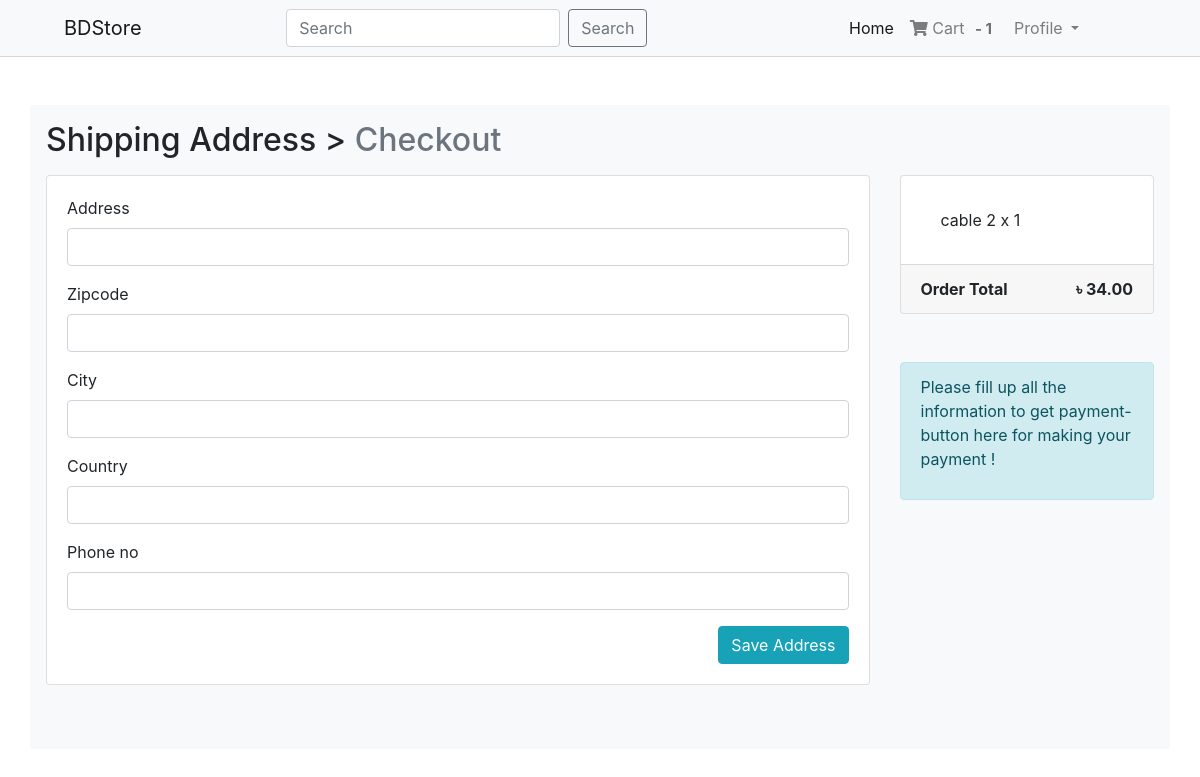
The page /payment/checkout/ (signed in) on the database its author committed.
### Login/models.py (models this page shows, shortened)
class User(AbstractBaseUser,PermissionsMixin):
    email = models.EmailField(unique=True,null=False)
    is_staff = models.BooleanField(
        ugettext_lazy('staff status'),
        default=False,
        help_text=ugettext_lazy('Designates whether the user can log in this site'),
    )
    is_active= models.BooleanField(
        ugettext_lazy('active'),
        default=True,
        help_text=ugettext_lazy("Designates whether this user should be treated as active . Unselect this instead of deleting account ")
    )
    USERNAME_FIELD = 'email'
    objects = MyUserManager()

### Order/models.py (models this page shows, shortened)
class Order(models.Model):
    orders_item = models.ManyToManyField(Cart)
    user = models.ForeignKey(settings.AUTH_USER_MODEL,on_delete=models.CASCADE)
    ordered = models.BooleanField(default=False)
    created = models.DateTimeField(auto_now_add=True)
    paymentId = models.CharField(max_length=264,blank=True,null=True)
    orderId = models.CharField(max_length=264,blank=True,null=True)
    def get_total_items(self):  #User define
        total = 0
        for order_item in self.orders_item.all():
            total += float(order_item.get_total())
        return total

class Cart(models.Model):
    user = models.ForeignKey(settings.AUTH_USER_MODEL,on_delete=models.CASCADE,related_name='cart')
    item = models.ForeignKey(Product,on_delete=models.CASCADE,related_name='product')
    quantity = models.IntegerField(default=1)
    purchased = models.BooleanField(default=False)
    created = models.DateTimeField(auto_now_add=True)
    updated = models.DateTimeField(auto_now=True)
    def get_total(self):    # User define
        total = self.item.price * self.quantity
        float_total = format(total,'0.2f')
        return float_total

### Payment/models.py (models this page shows, shortened)
class BillingAddress(models.Model):
    user = models.ForeignKey(settings.AUTH_USER_MODEL,on_delete=models.CASCADE)
    address = models.CharField(max_length=264, blank=True)
    zipcode = models.CharField(max_length=8, blank=True)
    city = models.CharField(max_length=30, blank=True)
    country = models.CharField(max_length=20, blank=True)
    phone_no = models.CharField(max_length=20,blank=True)
    def is_fully_filled(self):
        fields_name = [f.name for f in self._meta.get_fields()]
        for field in fields_name:
            value = getattr(self,field)
            if value is None or value == "":
                return False
        return True
    class Meta:
        verbose_name_plural = 'Billing Addresses'

### Shop/models.py (models this page shows, shortened)
class Product(models.Model):
    category = models.ForeignKey(Category,on_delete=models.CASCADE,related_name='category')
    main_image = models.ImageField(upload_to='media/Products')
    name = models.CharField(max_length=86)
    preview_text = models.TextField(max_length=128,verbose_name='Preview Text')
    detail_text = models.TextField(max_length=1024,verbose_name="Description")
    price = models.FloatField()
    old_price = models.FloatField(default=0.00)
    created = models.DateTimeField(auto_now_add=True)
    class Meta:
        ordering = ['-created']

### Payment/views.py (the view)
# urls.py: path('checkout/',views.checkout,name="checkout"),
@login_required
def checkout(request):
    saved_address = BillingAddress.objects.get_or_create(user=request.user)[0] # get_or_create querySet return a tuple.
    form = BillingForm(instance=saved_address)
    if request.method == "POST":
        form = BillingForm(request.POST,instance=saved_address)
        if form.is_valid():
            form.save()
            form = BillingForm(instance=saved_address)
            messages.info(request,"Shipping address saved !")
    order_qs = Order.objects.filter(user = request.user)[0]
    order_items = order_qs.orders_item.all()
    order_total = order_qs.get_total_items()
    return render(request,"Payment/checkout.html",{'form':form,'order_items':order_items,
                                                   'order_total':order_total,'saved_address':saved_address})

### Payment/forms.py
class BillingForm(forms.ModelForm):
    class Meta:
        model = BillingAddress
        exclude = ['user',]

### Order/templatetags/cart_counter.py (called while the page is built)
@register.filter
def cart_count(user):
    order = Order.objects.filter(user = user,ordered=False)
    if order.exists():
        return order[0].orders_item.count()
    else:
        return 0

### templates/Payment/checkout.html (shortened to what this page needs)
{% extends 'Base.html' %}
{% load crispy_forms_tags %}
{% block body_block %}
<div class="shadow-none p-3 mb-5 bg-light rounded mt-5 container">
    <h2 class="mb-3">
        Shipping Address > <span class="text-muted">Checkout</span>
      </h2>
      <div class="row">
        <div class="col-md-9">
          <div class="card mb-5" style="height: auto">
            <div class="card-body">
              <form method="POST">
                {{form|crispy}}
                <button type="submit" class="btn btn-info float-right">Save Address</button>
              </form>
            </div>
          </div>
        </div>
            <div class="col-md-3">
          <div class="card" style="height:auto">
            <div class="card-body">
              <ul class="list-group list-group-flush">
                {% for order_item in order_items %}
                  <li class="list-group-item">{{ order_item.item.name}} x {{order_item.quantity}}</li>
                {% endfor %}
              </ul>
            </div>
            <div class="card-footer">
              <span class="float-left"><b>Order Total</b></span>
              <span class="float-right"><b>&#2547; {{order_total|floatformat:2}}</b></span>
            </div>
          </div>
          <br>
          <br>
          {% if saved_address.is_fully_filled %}
          <center><a href="{% url 'Payment:payment' %}" class="btn btn-warning" style="width: 100%;">Make Payment</a></center>
          {% else %}
          <div class="alert alert-info">
            <p>Please fill up all the information to get payment-button here for making your payment !</p>
          </div>
          {% endif %}
        </div>
      </div>
</div>
{% endblock body_block %}

### templates/navbar.html (shortened to what this page needs)
{% load cart_counter %}
<div class="sticky-top" style="border-bottom: 1px solid rgba(212, 214, 211, 0.959);">
  <nav class="navbar navbar-expand-lg navbar-light bg-light">
    <a class="navbar-brand mx-5" href="/">BDStore</a>
    <div class="collapse navbar-collapse" id="navbarSupportedContent">
      <form class="form-inline my-2 my-lg-0 m-auto">
        <input class="form-control mr-sm-2" type="search" placeholder="Search" aria-label="Search">
        <button class="btn btn-outline-secondary my-2 my-sm-0" type="submit">Search</button>
      </form>
      <ul class="navbar-nav m-auto">
        <li class="nav-item active">
          <a class="nav-link" href="{% url 'Shop:home' %}">Home <span class="sr-only">(current)</span></a>
        </li>
        {% if user.is_authenticated %}
        <li class="nav-item">
          <a class="nav-link" href="{% url 'Order:cart' %}">
            <i class="fa fa-shopping-cart"></i>
            Cart
            <span class="badge badge-light" style="font-size: 15px; color: rgb(112, 112, 112);" >- {{request.user|cart_count }} </span></a>
        </li>
        <li class="nav-item dropdown">
            <a class="nav-link dropdown-toggle" href="#" id="navbarDropdown" role="button" data-toggle="dropdown" aria-haspopup="true" aria-expanded="false">
              {% if user.profile.username %}
              {{user.profile.username}}
              {% else %}
              Profile
              {% endif %}
            </a>
          </li>
        {% else %}
        <li class="nav-item">
            <a class="nav-link" href="{% url 'Login:login' %}">Login</a>
        </li>
        {% endif %}
      </ul>
    </div>
  </nav>
</div>

### rows shown on the page
User: user|cart_count "1"
Cart: item.name "cable 2", quantity "1"

### other values the page prints
{{ order_total|floatformat:2 }} "34.00"
